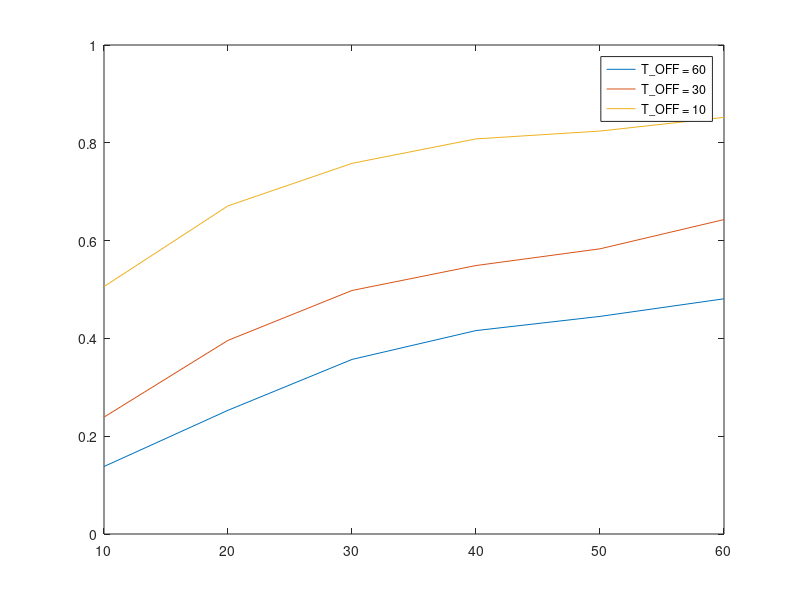

Source code (MATLAB):
timeONs = [10, 20, 30, 40, 50, 60];

success_rates60 = [0.138, 0.253, 0.357, 0.416, 0.445, 0.481];
success_rates30 = [0.239, 0.396, 0.498, 0.549, 0.5832, 0.643];
success_rates10 = [0.506, 0.671, 0.758, 0.808, 0.824, 0.852];

a1 = plot(timeONs,success_rates60);
hold on
a2 = plot(timeONs,success_rates30);
hold on
a3 = plot(timeONs,success_rates10);



M1 = 'T\_OFF = 60';
M2 = 'T\_OFF = 30';
M3 = 'T\_OFF = 10';


legend([a1;a2;a3], M1,M2,M3);